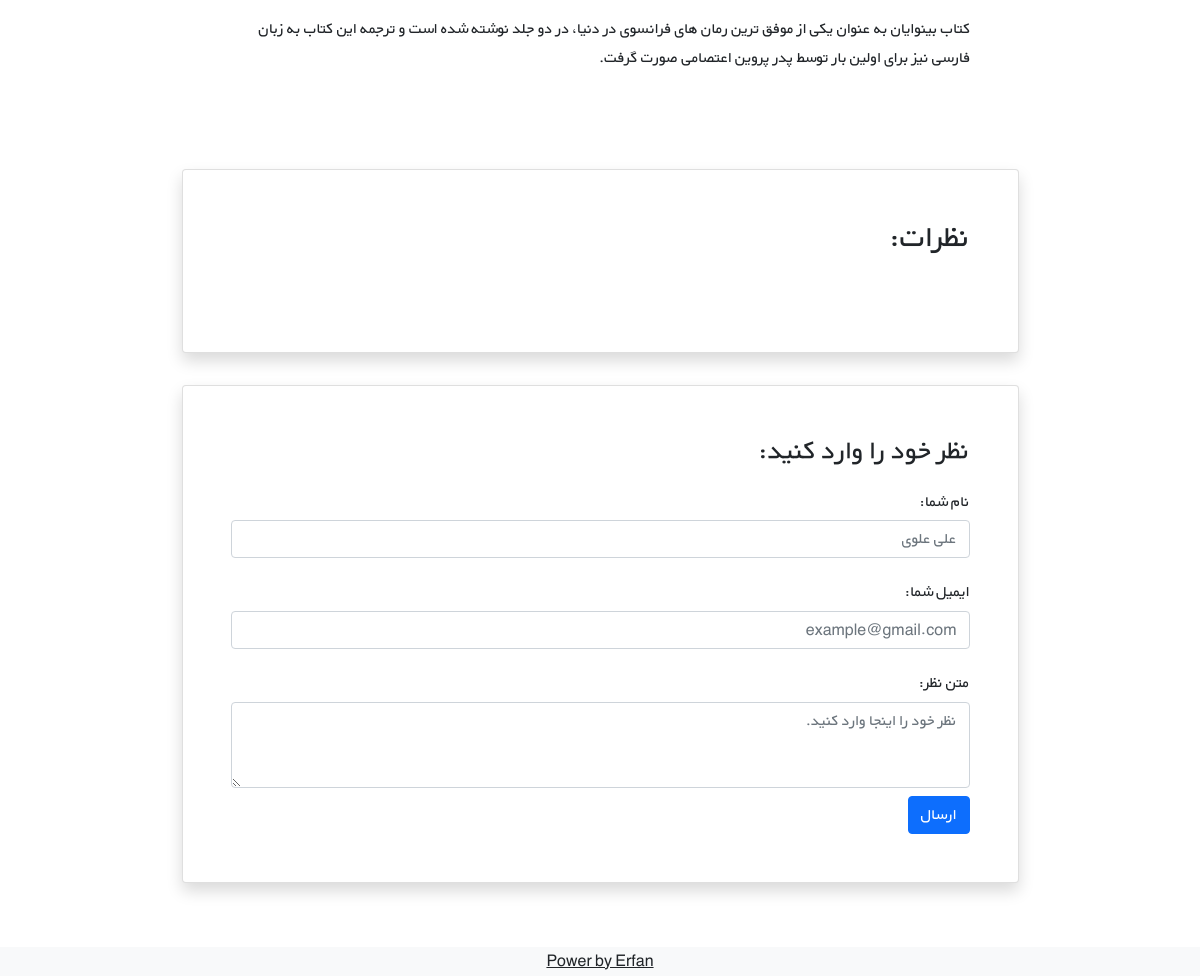
The app's page /books/3/ (lower part), older data.
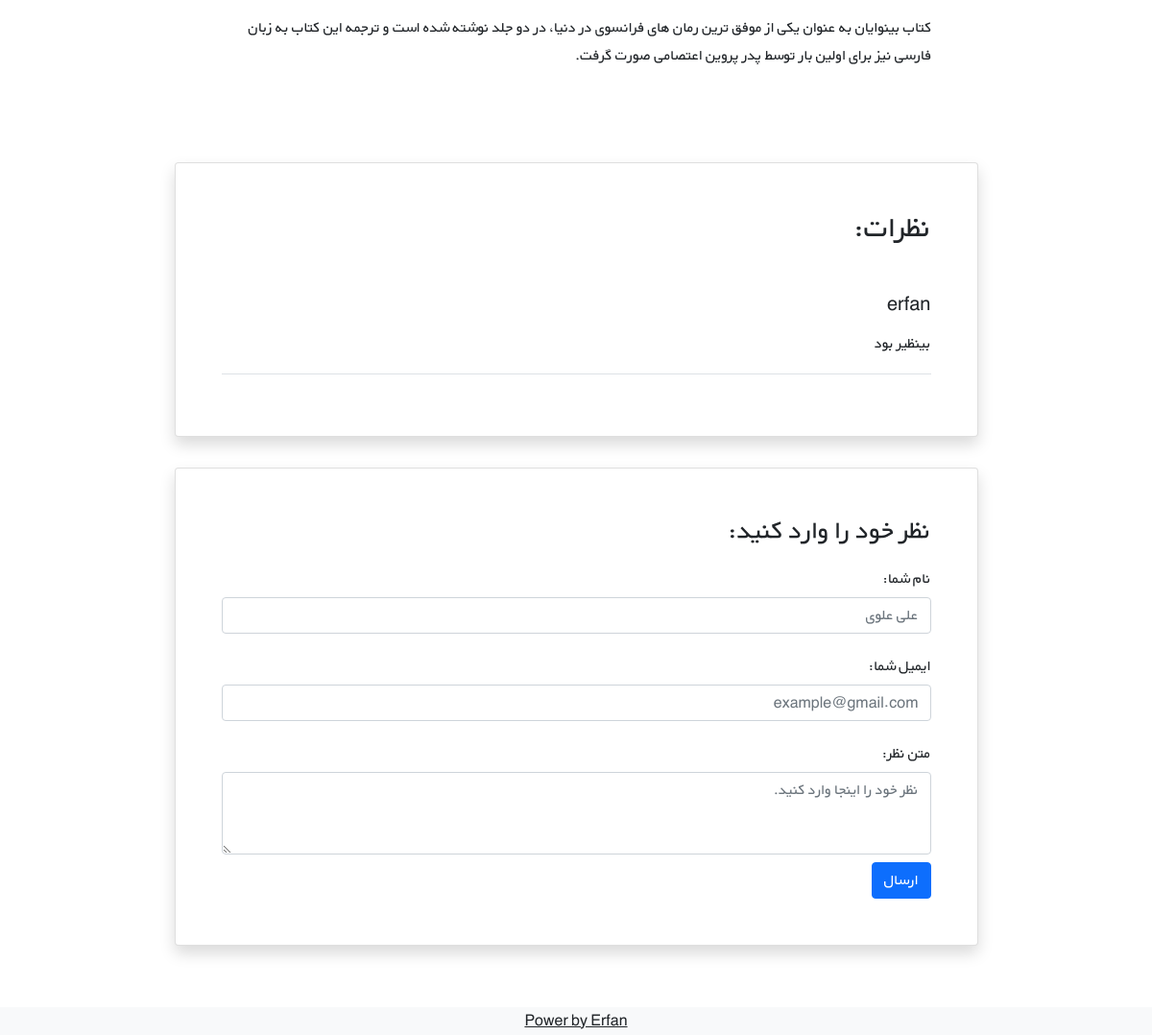
The same page, newer data.
### books/models.py (models this page shows, shortened)
class Comment(models.Model):
    user = models.ForeignKey(get_user_model() , on_delete=models.CASCADE)
    text = models.TextField()
    date_time_created = models.DateTimeField(auto_now_add=True)
    book = models.ForeignKey(Book , on_delete=models.CASCADE , related_name="comments")

### account/models.py (models this page shows)
class CustomUser(AbstractUser):
    age = models.PositiveIntegerField(null=True , blank = True)

### books/views.py (the view)
# urls.py: path('<int:pk>/' ,book_detail_view , name = 'book_detail'),
def book_detail_view(request , pk):
    book = get_object_or_404(Book , pk=pk)
    book_comments = book.comments.all()
    return render(request , "books/book_detail.html" , {"book" : book , "comments" : book_comments})

### books/templates/books/book_detail.html (shortened to what this page needs)
{% extends '_html.html' %}
{% block content %}
<div class="container mt-5" dir="rtl">
    <div class="">
        <div class="">
            <div class="d-flex justify-content-center">
                <div class="my-3 p-5 w-sm-75 w-100">
                    {{ book.description|linebreaks  }}
                </div>
            </div>
            <div class="d-flex justify-content-center">
                <div class="card shadow my-3 p-5 w-sm-75 w-100">
                    <h2 class="mb-5">نظرات:</h2>
                    {% for comment in comments %}
                        <div class="border-bottom mb-3">
                            <h5 class="mb-3">{{ comment.user.username }}</h5>
                            <p>{{ comment.text|linebreaks }}</p>
                        </div>
                    {% endfor %}
                </div>
            </div>
            <div class="d-flex justify-content-center">
                <div class="card shadow my-3 p-5 w-sm-75 w-100">
                    <h3>نظر خود را وارد کنید:</h3>
                    <form method="POST">
                        <div class="form-group py-2">
                            <label class="py-1" for="author_name">نام شما:</label>
                            <input type="text" class="form-control" placeholder="علی علوی" name="author_name">
                        </div>
                        <div class="form-group py-2">
                            <label class="py-1" for="email">ایمیل شما:</label>
                            <input type="email" class="form-control" placeholder="example@gmail.com" name="email">
                        </div>
                        <div class="form-group py-2">
                            <label class="py-1" for="comment_text">متن نظر:</label>
                            <textarea class="form-control" name="text" rows="3"
                                      placeholder="نظر خود را اینجا وارد کنید."></textarea>
                        </div>
                        <button type="submit" class="btn btn-primary">ارسال</button>
                    </form>
                </div>
            </div>
        </div>
    </div>
</div>
{% endblock content %}

Row changes from the older to the newer data that the page shows:
added Comment: user.username "erfan", text "بینظیر بود"
